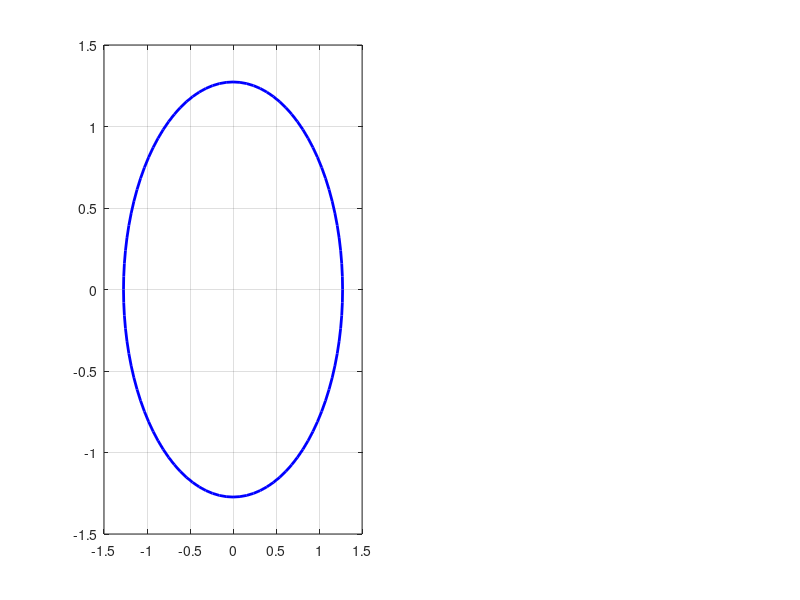

MATLAB code for this plot: (Note: this script raises an error after producing the figure.)
set(0,'defaultFigureColor',[1 1 1]);
clear all; clc;

% Use the following external package at Matlab Central: 
%%
% <http://www.mathworks.com/matlabcentral/fileexchange/10656-data-space-to-figure-units-conversion/content/ds2nfu.m http://www.mathworks.com/matlabcentral/fileexchange/10656-data-space-to-figure-units-conversion/content/ds2nfu.m>
%addpath([pwd '\ds2nfu']);

isVideOn = 0;      % To control whether to dump jpeg snapshots or not. 0: do not dump 1: dump jpegs

Np = 220;            % Number of spatial points
dx = 2*pi/Np;        % discretization size 
x  = 0:dx:(6*pi);    % utilized x range

% Individual Harmonics
A=4;
f1sin = A*sin(x)/pi;        f1cos = A*cos(x)/pi;
f2sin = A*sin(3*x)/(3*pi);  f2cos = A*cos(3*x)/(3*pi);
f3sin = A*sin(5*x)/(5*pi);  f3cos = A*cos(5*x)/(5*pi);
f4sin = A*sin(7*x)/(7*pi);  f4cos = A*cos(7*x)/(7*pi);
f5sin = A*sin(9*x)/(9*pi);  f5cos = A*cos(9*x)/(9*pi);

%%
% Overall signal (square wave to be synthesized)
%
% $$f(x)=A\frac{sin(x)}{\pi} + A\frac{sin(3x)}{3\pi} + A\frac{sin(5x)}{5\pi} + A\frac{sin(7x)}{7\pi} $$
%
f=f1sin+f2sin+f3sin+f4sin+f5sin;

Nt = 100;                % Number of points over the circles
dtheta = 2*pi/Nt;        % Discretization over circles
theta  = 0:dtheta:2*pi;  % Span the whole 2pi

% Circle points
x1=A/pi*cos(theta);
y1=A/pi*sin(theta);

x2=A/(3*pi)*cos(3*theta);
y2=A/(3*pi)*sin(3*theta);

x3=A/(5*pi)*cos(5*theta);
y3=A/(5*pi)*sin(5*theta);

x4=A/(7*pi)*cos(7*theta);
y4=A/(7*pi)*sin(7*theta);

Lx=length(x);
Lw=2; Fs=12;


%% First Part: Just shows individual circles and corresponding sinusoids
for i=1:length(x)
    
    %disp([num2str(i) ' of ' num2str(Lx)])
    f1=figure (2); clf; 
    
    sp1=subplot(1,2,1);
    %  -- 1st harmonic ---
    plot(x1,y1,'LineWidth',Lw,'Color','b'); hold on; grid on;
    line([0 f1cos(i)],[0 f1sin(i)],'Color','b','LineWidth',Lw,'LineSmoothing','on');

    set(sp1,'Position',[0.0400    0.1800    0.4    0.677]);
    xlim([-2.5 2.5]); ylim([-2.5 2.5])    
    
    [xf1, yf1] = ds2nfu(sp1,f1cos(i),f1sin(i));     % Convert axes coordinates to figure coordinates for 1st axes
    line(f1cos(i),f1sin(i),10,'LineStyle','-','MarkerSize',8,'MarkerFaceColor','b','color','b')    
    
    %  -- 2nd harmonic ---
    plot(x2,y2,'LineWidth',Lw,'Color','r'); hold on;
    line([0 f2cos(i)],[0 f2sin(i)],'Color','r','LineWidth',Lw,'LineSmoothing','on');
    line(f2cos(i),f2sin(i),10,'LineStyle','-','MarkerSize',8,'MarkerFaceColor','r','color','r')    
    
    [xf2, yf2] = ds2nfu(f2cos(i),f2sin(i));     % Convert axes coordinates to figure coordinates for 1st axes
  
    %  -- 3rd harmonic ---
    plot(x3,y3,'LineWidth',Lw,'Color','g'); hold on;
    line([0 f3cos(i)],[0 f3sin(i)],'Color','g','LineWidth',Lw,'LineSmoothing','on');
    line(f3cos(i),f3sin(i),10,'LineStyle','-','MarkerSize',8,'MarkerFaceColor','g','color','g')    
    
    [xf3, yf3] = ds2nfu(f3cos(i),f3sin(i));     % Convert axes coordinates to figure coordinates for 1st axes
    
    
    title('Harmonic Circles','FontSize',Fs,'FontName','Century Gothic')    
    set(gca,'FontSize',Fs,'FontName','Century Gothic'); %'Aharoni'); 
    
    sp2=subplot(1,2,2);
    %  -- 1st harmonic ---
    plot(x(1:i),f1sin(1:i),'LineWidth',Lw,'Color','b'); hold on; grid on;

    ylim([-2.5 2.5]); xlim([0 19])
    set(sp2,'Position',[0.48    0.178200    0.49    0.680]);

    % Convert axes coordinates to figure coordinates for 1st axes
    [xg1, yg1] = ds2nfu(x(i),f1sin(i));
    annotation('line',[xf1 xg1],[yf1 yg1],'color','b','LineStyle','--','LineWidth',Lw);
    
    %  -- 2nd harmonic ---
    plot(sp2,x(1:i),f2sin(1:i),'g','LineWidth',Lw,'Color','r'); hold on; grid on;

    [xg2, yg2] = ds2nfu(x(i),f2sin(i)); % Convert axes coordinates to figure coordinates for 1st axes
    annotation('line',[xf2 xg2],[yf2 yg2],'color','r','LineStyle','--','LineWidth',Lw);

    %  -- 3rd harmonic ---
    plot(x(1:i),f3sin(1:i),'k','LineWidth',Lw,'Color','g'); hold on; grid on;

    [xg3, yg3] = ds2nfu(x(i),f3sin(i)); % Convert axes coordinates to figure coordinates for 1st axes
    annotation('line',[xf3 xg3],[yf3 yg3],'color','g','LineStyle','--','LineWidth',Lw);

    line(x(i),f1sin(i),10,'LineStyle','-','MarkerSize',8,'MarkerFaceColor','b','color','b')    
    line(x(i),f2sin(i),10,'LineStyle','-','MarkerSize',8,'MarkerFaceColor','r','color','r')
    line(x(i),f3sin(i),10,'LineStyle','-','MarkerSize',8,'MarkerFaceColor','g','color','g')    
    
    title('Harmonics','FontSize',Fs,'FontName','Century Gothic')
    legend('4sin(x)/\pi','4sin(3x)/3\pi','4sin(5x)/5\pi'); 
    xlabel('x','FontSize',Fs,'FontName','Century Gothic')

    set(gca,'FontSize',Fs,'FontName','Century Gothic'); %'Aharoni'); 
    % ---------------------------------------------------------------------
 
    
    if (isVideOn == 1)
        set(gcf,'PaperPositionMode','auto');
        
        FolderName='JPEG';
        mkdir(FolderName)
        Name=[FolderName '/Animation_'];
        itx=i;
%         disp(['itx= ' num2str(itx)]);
        if (itx <10)
            print (f1, '-djpeg100', [Name '000' num2str(itx) '.jpg'],'-r96')
        elseif (itx>=10 && itx <100)
            print (f1, '-djpeg100', [Name '00' num2str(itx) '.jpg'],'-r96')
        elseif (itx>=100 && itx <1000)
            print (f1, '-djpeg100', [Name '0' num2str(itx) '.jpg'],'-r96')
        else
            print (f1, '-djpeg100', [Name '' num2str(itx) '.jpg'],'-r96')
        end
    end
    
    
%    pause(0.001);
end


%% Second Part : Combine all the harmonics and get the square wave synthesis
shift = length(x);  % This is just to save the jpeg with continuing numbers 
itx= 0+ shift;      % which is later used for video generation

for i=1:length(x)
    
%     disp([num2str(i) ' of ' num2str(Lx)])
    f1=figure (2); clf; 
    
    sp1=subplot(1,2,1);
    %  -- 1st harmonic ---
    plot(x1,y1,'LineWidth',Lw,'Color','b'); hold on; grid on;
    line([0 f1cos(i)],[0 f1sin(i)],'Color','b','LineWidth',Lw,'LineSmoothing','on');

    set(sp1,'Position',[0.0400    0.1800    0.4    0.677]);
    xlim([-2.5 2.5]); ylim([-2.5 2.5])    
    

    [xf1, yf1] = ds2nfu(sp1,f1cos(i),f1sin(i));     % Convert axes coordinates to figure coordinates for 1st axes
    line(f1cos(i),f1sin(i),10,'LineStyle','-','MarkerSize',8,'MarkerFaceColor','b','color','b')    

    %  -- 2nd harmonic ---
    plot(x2+f1cos(i),y2+f1sin(i),'LineWidth',Lw,'Color','r'); hold on;
    line(f1cos(i)+[0 f2cos(i)],f1sin(i)+[0 f2sin(i)],'Color','r','LineWidth',Lw,'LineSmoothing','on');
    [xf2, yf2] = ds2nfu(f1cos(i)+f2cos(i),f1sin(i)+f2sin(i));     % Convert axes coordinates to figure coordinates for 1st axes
    line(f1cos(i)+f2cos(i),f1sin(i)+f2sin(i),10,'LineStyle','-','MarkerSize',8,'MarkerFaceColor','r','color','r')    
   
    %  -- 3rd harmonic ---
    plot(x3+f1cos(i)+f2cos(i),y3+f1sin(i)+f2sin(i),'LineWidth',Lw,'Color','g'); hold on;
    line(f2cos(i)+f1cos(i)+[0 f3cos(i)],f2sin(i)+f1sin(i)+[0 f3sin(i)],'Color','g','LineWidth',Lw,'LineSmoothing','on');
    [xf3, yf3] = ds2nfu(f2cos(i)+f1cos(i)+f3cos(i),f2sin(i)+f1sin(i)+f3sin(i));     % Convert axes coordinates to figure coordinates for 1st axes
    line(f2cos(i)+f1cos(i)+f3cos(i),f2sin(i)+f1sin(i)+f3sin(i),10,'LineStyle','-','MarkerSize',8,'MarkerFaceColor','g','color','g')    
    
    % -- 4th harmonic ---
    plot(x4+f1cos(i)+f2cos(i)+f3cos(i),y4+f1sin(i)+f2sin(i)+f3sin(i),'LineWidth',Lw,'Color','k'); hold on;
    line(f2cos(i)+f1cos(i)+f3cos(i)+[0 f4cos(i)],f2sin(i)+f1sin(i)+f3sin(i)+[0 f4sin(i)],'Color','k','LineWidth',Lw,'LineSmoothing','on');
    [xf4, yf4] = ds2nfu(f2cos(i)+f1cos(i)+f3cos(i)+f4cos(i),f2sin(i)+f1sin(i)+f3sin(i)+f4sin(i));     % Convert axes coordinates to figure coordinates for 1st axes
    line(f2cos(i)+f1cos(i)+f3cos(i)+f4cos(i),f2sin(i)+f1sin(i)+f3sin(i)+f4sin(i),10,'LineStyle','-','MarkerSize',8,'MarkerFaceColor','k','color','k')    

    
    title('Harmonic Circles','FontSize',Fs,'FontName','Century Gothic')
    set(gca,'FontSize',Fs,'FontName','Century Gothic'); %'Aharoni');
    
    sp2=subplot(1,2,2);
    ylim([-2.5 2.5]); xlim([0 19])
    set(sp2,'Position',[0.48    0.178200    0.49    0.680]);

    % Convert axes coordinates to figure coordinates for 1st axes
    %  -- 1st harmonic ---
    [xg1, yg1] = ds2nfu(x(i),f1sin(i));
    
    %  -- 2nd harmonic ---
    [xg2, yg2] = ds2nfu(x(i),f2sin(i)); % Convert axes coordinates to figure coordinates for 1st axes

    %  -- 3rd harmonic ---
    [xg3, yg3] = ds2nfu(x(i),f3sin(i)); % Convert axes coordinates to figure coordinates for 1st axes
    
    % -- 4th harmonic ---
    [xg4, yg4] = ds2nfu(x(i),f4sin(i)); % Convert axes coordinates to figure coordinates for 1st axes
    


    plot(x(1:i),f1sin(1:i)+f2sin(1:i)+f3sin(1:i)+f4sin(1:i),'m','LineWidth',Lw); hold on; grid on;
    line(x(i),f2sin(i)+f1sin(i)+f3sin(i)+f4sin(i),10,'LineStyle','-','MarkerSize',8,'MarkerFaceColor','k','color','k')    
    
    ylim([-2.5 2.5]); xlim([0 19])
    set(sp2,'Position',[0.48    0.178200    0.49    0.680]);
    
    
    [xgt, ygt] = ds2nfu(x(i),f1sin(i)+f2sin(i)+f3sin(i)+f4sin(i)); % Convert axes coordinates to figure coordinates for 1st axes
    annotation('line',[xf4 xgt],[yf4 ygt],'color','m','LineStyle','--','LineWidth',Lw);

    title('Summation of First Four Harmonics','FontSize',Fs,'FontName','Century Gothic')
    legend('4sin(x)/\pi + 4sin(3x)/3\pi + 4sin(5x)/5\pi + 4sin(7x)/7\pi'); 
    xlabel('x','FontSize',Fs,'FontName','Century Gothic')
    
    set(gca,'FontSize',Fs,'FontName','Century Gothic'); %'Aharoni'); 
    % ---------------------------------------------------------------------
 
    
    if (isVideOn == 1)
        set(gcf,'PaperPositionMode','auto');
        
        FolderName='JPEG';
        mkdir(FolderName)
        Name=[FolderName '/Animation_'];
        
%         disp(['itx= ' num2str(itx)]);
        if (itx <10)
            print (f1, '-djpeg100', [Name '000' num2str(itx) '.jpg'],'-r96')
        elseif (itx>=10 && itx <100)
            print (f1, '-djpeg100', [Name '00' num2str(itx) '.jpg'],'-r150')
        elseif (itx>=100 && itx <1000)
            print (f1, '-djpeg100', [Name '0' num2str(itx) '.jpg'],'-r96')
        else
            print (f1, '-djpeg100', [Name '' num2str(itx) '.jpg'],'-r96')
        end
    end
  
    itx=itx+1;
    
    pause(0.01);
end

